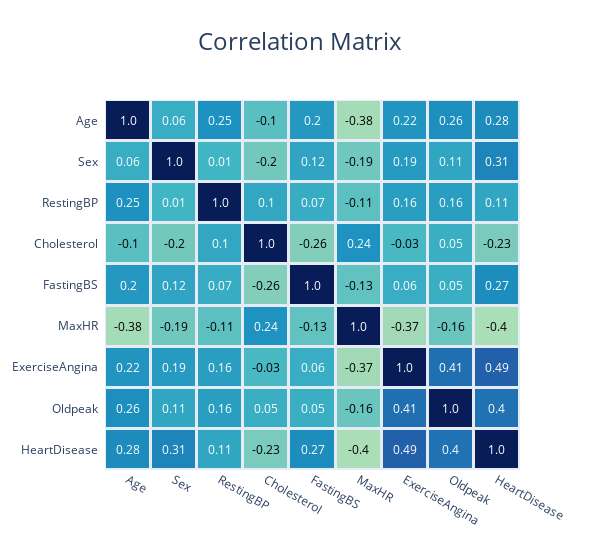

The notebook cell saved with this chart:
### Code cell
info_plotly = introduction_to_data_plotly(data_initial)

info_plotly

### Figure 1 — Plotly figure (JSON) as saved in the notebook; plotly's stock layout.template omitted (floating-point values rounded to 4 significant figures)
{"data": [{"colorbar": {"thickness": 30, "ticklen": 3}, "colorscale": [[0, "rgb(255,255,217)"], [0.125, "rgb(237,248,177)"], [0.25, "rgb(199,233,180)"], [0.375, "rgb(127,205,187)"], [0.5, "rgb(65,182,196)"], [0.625, "rgb(29,145,192)"], [0.75, "rgb(34,94,168)"], [0.875, "rgb(37,52,148)"], [1, "rgb(8,29,88)"]], "reversescale": false, "showscale": false, "type": "heatmap", "x": ["Age", "Sex", "RestingBP", "Cholesterol", "FastingBS", "MaxHR", "ExerciseAngina", "Oldpeak", "HeartDisease"], "xgap": 3, "y": ["Age", "Sex", "RestingBP", "Cholesterol", "FastingBS", "MaxHR", "ExerciseAngina", "Oldpeak", "HeartDisease"], "ygap": 3, "z": [[1, 0.06, 0.25, -0.1, 0.2, -0.38, 0.22, 0.26, 0.28], [0.06, 1, 0.01, -0.2, 0.12, -0.19, 0.19, 0.11, 0.31], [0.25, 0.01, 1, 0.1, 0.07, -0.11, 0.16, 0.16, 0.11], [-0.1, -0.2, 0.1, 1, -0.26, 0.24, -0.03, 0.05, -0.23], [0.2, 0.12, 0.07, -0.26, 1, -0.13, 0.06, 0.05, 0.27], [-0.38, -0.19, -0.11, 0.24, -0.13, 1, -0.37, -0.16, -0.4], [0.22, 0.19, 0.16, -0.03, 0.06, -0.37, 1, 0.41, 0.49], [0.26, 0.11, 0.16, 0.05, 0.05, -0.16, 0.41, 1, 0.4], [0.28, 0.31, 0.11, -0.23, 0.27, -0.4, 0.49, 0.4, 1]], "zmax": 1, "zmin": -1}], "layout": {"annotations": [{"font": {"color": "#FFFFFF"}, "showarrow": false, "text": "1.0", "x": "Age", "xref": "x", "y": "Age", "yref": "y"}, {"font": {"color": "#FFFFFF"}, "showarrow": false, "text": "0.06", "x": "Sex", "xref": "x", "y": "Age", "yref": "y"}, {"font": {"color": "#FFFFFF"}, "showarrow": false, "text": "0.25", "x": "RestingBP", "xref": "x", "y": "Age", "yref": "y"}, {"font": {"color": "#000000"}, "showarrow": false, "text": "-0.1", "x": "Cholesterol", "xref": "x", "y": "Age", "yref": "y"}, {"font": {"color": "#FFFFFF"}, "showarrow": false, "text": "0.2", "x": "FastingBS", "xref": "x", "y": "Age", "yref": "y"}, {"font": {"color": "#000000"}, "showarrow": false, "text": "-0.38", "x": "MaxHR", "xref": "x", "y": "Age", "yref": "y"}, {"font": {"color": "#FFFFFF"}, "showarrow": false, "text": "0.22", "x": "ExerciseAngina", "xref": "x", "y": "Age", "yref": "y"}, {"font": {"color": "#FFFFFF"}, "showarrow": false, "text": "0.26", "x": "Oldpeak", "xref": "x", "y": "Age", "yref": "y"}, {"font": {"color": "#FFFFFF"}, "showarrow": false, "text": "0.28", "x": "HeartDisease", "xref": "x", "y": "Age", "yref": "y"}, {"font": {"color": "#FFFFFF"}, "showarrow": false, "text": "0.06", "x": "Age", "xref": "x", "y": "Sex", "yref": "y"}, {"font": {"color": "#FFFFFF"}, "showarrow": false, "text": "1.0", "x": "Sex", "xref": "x", "y": "Sex", "yref": "y"}, {"font": {"color": "#FFFFFF"}, "showarrow": false, "text": "0.01", "x": "RestingBP", "xref": "x", "y": "Sex", "yref": "y"}, {"font": {"color": "#000000"}, "showarrow": false, "text": "-0.2", "x": "Cholesterol", "xref": "x", "y": "Sex", "yref": "y"}, {"font": {"color": "#FFFFFF"}, "showarrow": false, "text": "0.12", "x": "FastingBS", "xref": "x", "y": "Sex", "yref": "y"}, {"font": {"color": "#000000"}, "showarrow": false, "text": "-0.19", "x": "MaxHR", "xref": "x", "y": "Sex", "yref": "y"}, {"font": {"color": "#FFFFFF"}, "showarrow": false, "text": "0.19", "x": "ExerciseAngina", "xref": "x", "y": "Sex", "yref": "y"}, {"font": {"color": "#FFFFFF"}, "showarrow": false, "text": "0.11", "x": "Oldpeak", "xref": "x", "y": "Sex", "yref": "y"}, {"font": {"color": "#FFFFFF"}, "showarrow": false, "text": "0.31", "x": "HeartDisease", "xref": "x", "y": "Sex", "yref": "y"}, {"font": {"color": "#FFFFFF"}, "showarrow": false, "text": "0.25", "x": "Age", "xref": "x", "y": "RestingBP", "yref": "y"}, {"font": {"color": "#FFFFFF"}, "showarrow": false, "text": "0.01", "x": "Sex", "xref": "x", "y": "RestingBP", "yref": "y"}, {"font": {"color": "#FFFFFF"}, "showarrow": false, "text": "1.0", "x": "RestingBP", "xref": "x", "y": "RestingBP", "yref": "y"}, {"font": {"color": "#FFFFFF"}, "showarrow": false, "text": "0.1", "x": "Cholesterol", "xref": "x", "y": "RestingBP", "yref": "y"}, {"font": {"color": "#FFFFFF"}, "showarrow": false, "text": "0.07", "x": "FastingBS", "xref": "x", "y": "RestingBP", "yref": "y"}, {"font": {"color": "#000000"}, "showarrow": false, "text": "-0.11", "x": "MaxHR", "xref": "x", "y": "RestingBP", "yref": "y"}, {"font": {"color": "#FFFFFF"}, "showarrow": false, "text": "0.16", "x": "ExerciseAngina", "xref": "x", "y": "RestingBP", "yref": "y"}, {"font": {"color": "#FFFFFF"}, "showarrow": false, "text": "0.16", "x": "Oldpeak", "xref": "x", "y": "RestingBP", "yref": "y"}, {"font": {"color": "#FFFFFF"}, "showarrow": false, "text": "0.11", "x": "HeartDisease", "xref": "x", "y": "RestingBP", "yref": "y"}, {"font": {"color": "#000000"}, "showarrow": false, "text": "-0.1", "x": "Age", "xref": "x", "y": "Cholesterol", "yref": "y"}, {"font": {"color": "#000000"}, "showarrow": false, "text": "-0.2", "x": "Sex", "xref": "x", "y": "Cholesterol", "yref": "y"}, {"font": {"color": "#FFFFFF"}, "showarrow": false, "text": "0.1", "x": "RestingBP", "xref": "x", "y": "Cholesterol", "yref": "y"}, {"font": {"color": "#FFFFFF"}, "showarrow": false, "text": "1.0", "x": "Cholesterol", "xref": "x", "y": "Cholesterol", "yref": "y"}, {"font": {"color": "#000000"}, "showarrow": false, "text": "-0.26", "x": "FastingBS", "xref": "x", "y": "Cholesterol", "yref": "y"}, {"font": {"color": "#FFFFFF"}, "showarrow": false, "text": "0.24", "x": "MaxHR", "xref": "x", "y": "Cholesterol", "yref": "y"}, {"font": {"color": "#000000"}, "showarrow": false, "text": "-0.03", "x": "ExerciseAngina", "xref": "x", "y": "Cholesterol", "yref": "y"}, {"font": {"color": "#FFFFFF"}, "showarrow": false, "text": "0.05", "x": "Oldpeak", "xref": "x", "y": "Cholesterol", "yref": "y"}, {"font": {"color": "#000000"}, "showarrow": false, "text": "-0.23", "x": "HeartDisease", "xref": "x", "y": "Cholesterol", "yref": "y"}, {"font": {"color": "#FFFFFF"}, "showarrow": false, "text": "0.2", "x": "Age", "xref": "x", "y": "FastingBS", "yref": "y"}, {"font": {"color": "#FFFFFF"}, "showarrow": false, "text": "0.12", "x": "Sex", "xref": "x", "y": "FastingBS", "yref": "y"}, {"font": {"color": "#FFFFFF"}, "showarrow": false, "text": "0.07", "x": "RestingBP", "xref": "x", "y": "FastingBS", "yref": "y"}, {"font": {"color": "#000000"}, "showarrow": false, "text": "-0.26", "x": "Cholesterol", "xref": "x", "y": "FastingBS", "yref": "y"}, {"font": {"color": "#FFFFFF"}, "showarrow": false, "text": "1.0", "x": "FastingBS", "xref": "x", "y": "FastingBS", "yref": "y"}, {"font": {"color": "#000000"}, "showarrow": false, "text": "-0.13", "x": "MaxHR", "xref": "x", "y": "FastingBS", "yref": "y"}, {"font": {"color": "#FFFFFF"}, "showarrow": false, "text": "0.06", "x": "ExerciseAngina", "xref": "x", "y": "FastingBS", "yref": "y"}, {"font": {"color": "#FFFFFF"}, "showarrow": false, "text": "0.05", "x": "Oldpeak", "xref": "x", "y": "FastingBS", "yref": "y"}, {"font": {"color": "#FFFFFF"}, "showarrow": false, "text": "0.27", "x": "HeartDisease", "xref": "x", "y": "FastingBS", "yref": "y"}, {"font": {"color": "#000000"}, "showarrow": false, "text": "-0.38", "x": "Age", "xref": "x", "y": "MaxHR", "yref": "y"}, {"font": {"color": "#000000"}, "showarrow": false, "text": "-0.19", "x": "Sex", "xref": "x", "y": "MaxHR", "yref": "y"}, {"font": {"color": "#000000"}, "showarrow": false, "text": "-0.11", "x": "RestingBP", "xref": "x", "y": "MaxHR", "yref": "y"}, {"font": {"color": "#FFFFFF"}, "showarrow": false, "text": "0.24", "x": "Cholesterol", "xref": "x", "y": "MaxHR", "yref": "y"}, {"font": {"color": "#000000"}, "showarrow": false, "text": "-0.13", "x": "FastingBS", "xref": "x", "y": "MaxHR", "yref": "y"}, {"font": {"color": "#FFFFFF"}, "showarrow": false, "text": "1.0", "x": "MaxHR", "xref": "x", "y": "MaxHR", "yref": "y"}, {"font": {"color": "#000000"}, "showarrow": false, "text": "-0.37", "x": "ExerciseAngina", "xref": "x", "y": "MaxHR", "yref": "y"}, {"font": {"color": "#000000"}, "showarrow": false, "text": "-0.16", "x": "Oldpeak", "xref": "x", "y": "MaxHR", "yref": "y"}, {"font": {"color": "#000000"}, "showarrow": false, "text": "-0.4", "x": "HeartDisease", "xref": "x", "y": "MaxHR", "yref": "y"}, {"font": {"color": "#FFFFFF"}, "showarrow": false, "text": "0.22", "x": "Age", "xref": "x", "y": "ExerciseAngina", "yref": "y"}, {"font": {"color": "#FFFFFF"}, "showarrow": false, "text": "0.19", "x": "Sex", "xref": "x", "y": "ExerciseAngina", "yref": "y"}, {"font": {"color": "#FFFFFF"}, "showarrow": false, "text": "0.16", "x": "RestingBP", "xref": "x", "y": "ExerciseAngina", "yref": "y"}, {"font": {"color": "#000000"}, "showarrow": false, "text": "-0.03", "x": "Cholesterol", "xref": "x", "y": "ExerciseAngina", "yref": "y"}, {"font": {"color": "#FFFFFF"}, "showarrow": false, "text": "0.06", "x": "FastingBS", "xref": "x", "y": "ExerciseAngina", "yref": "y"}, {"font": {"color": "#000000"}, "showarrow": false, "text": "-0.37", "x": "MaxHR", "xref": "x", "y": "ExerciseAngina", "yref": "y"}, {"font": {"color": "#FFFFFF"}, "showarrow": false, "text": "1.0", "x": "ExerciseAngina", "xref": "x", "y": "ExerciseAngina", "yref": "y"}, {"font": {"color": "#FFFFFF"}, "showarrow": false, "text": "0.41", "x": "Oldpeak", "xref": "x", "y": "ExerciseAngina", "yref": "y"}, {"font": {"color": "#FFFFFF"}, "showarrow": false, "text": "0.49", "x": "HeartDisease", "xref": "x", "y": "ExerciseAngina", "yref": "y"}, {"font": {"color": "#FFFFFF"}, "showarrow": false, "text": "0.26", "x": "Age", "xref": "x", "y": "Oldpeak", "yref": "y"}, {"font": {"color": "#FFFFFF"}, "showarrow": false, "text": "0.11", "x": "Sex", "xref": "x", "y": "Oldpeak", "yref": "y"}, {"font": {"color": "#FFFFFF"}, "showarrow": false, "text": "0.16", "x": "RestingBP", "xref": "x", "y": "Oldpeak", "yref": "y"}, {"font": {"color": "#FFFFFF"}, "showarrow": false, "text": "0.05", "x": "Cholesterol", "xref": "x", "y": "Oldpeak", "yref": "y"}, {"font": {"color": "#FFFFFF"}, "showarrow": false, "text": "0.05", "x": "FastingBS", "xref": "x", "y": "Oldpeak", "yref": "y"}, {"font": {"color": "#000000"}, "showarrow": false, "text": "-0.16", "x": "MaxHR", "xref": "x", "y": "Oldpeak", "yref": "y"}, {"font": {"color": "#FFFFFF"}, "showarrow": false, "text": "0.41", "x": "ExerciseAngina", "xref": "x", "y": "Oldpeak", "yref": "y"}, {"font": {"color": "#FFFFFF"}, "showarrow": false, "text": "1.0", "x": "Oldpeak", "xref": "x", "y": "Oldpeak", "yref": "y"}, {"font": {"color": "#FFFFFF"}, "showarrow": false, "text": "0.4", "x": "HeartDisease", "xref": "x", "y": "Oldpeak", "yref": "y"}, {"font": {"color": "#FFFFFF"}, "showarrow": false, "text": "0.28", "x": "Age", "xref": "x", "y": "HeartDisease", "yref": "y"}, {"font": {"color": "#FFFFFF"}, "showarrow": false, "text": "0.31", "x": "Sex", "xref": "x", "y": "HeartDisease", "yref": "y"}, {"font": {"color": "#FFFFFF"}, "showarrow": false, "text": "0.11", "x": "RestingBP", "xref": "x", "y": "HeartDisease", "yref": "y"}, {"font": {"color": "#000000"}, "showarrow": false, "text": "-0.23", "x": "Cholesterol", "xref": "x", "y": "HeartDisease", "yref": "y"}, {"font": {"color": "#FFFFFF"}, "showarrow": false, "text": "0.27", "x": "FastingBS", "xref": "x", "y": "HeartDisease", "yref": "y"}, {"font": {"color": "#000000"}, "showarrow": false, "text": "-0.4", "x": "MaxHR", "xref": "x", "y": "HeartDisease", "yref": "y"}, {"font": {"color": "#FFFFFF"}, "showarrow": false, "text": "0.49", "x": "ExerciseAngina", "xref": "x", "y": "HeartDisease", "yref": "y"}, {"font": {"color": "#FFFFFF"}, "showarrow": false, "text": "0.4", "x": "Oldpeak", "xref": "x", "y": "HeartDisease", "yref": "y"}, {"font": {"color": "#FFFFFF"}, "showarrow": false, "text": "1.0", "x": "HeartDisease", "xref": "x", "y": "HeartDisease", "yref": "y"}], "height": 550, "title": {"font": {"size": 24}, "text": "Correlation Matrix<b>", "x": 0.5}, "width": 600, "xaxis": {"dtick": 1, "gridcolor": "rgb(0, 0, 0)", "showgrid": false, "side": "bottom", "ticks": ""}, "yaxis": {"autorange": "reversed", "dtick": 1, "showgrid": false, "ticks": "", "ticksuffix": "  "}}}
